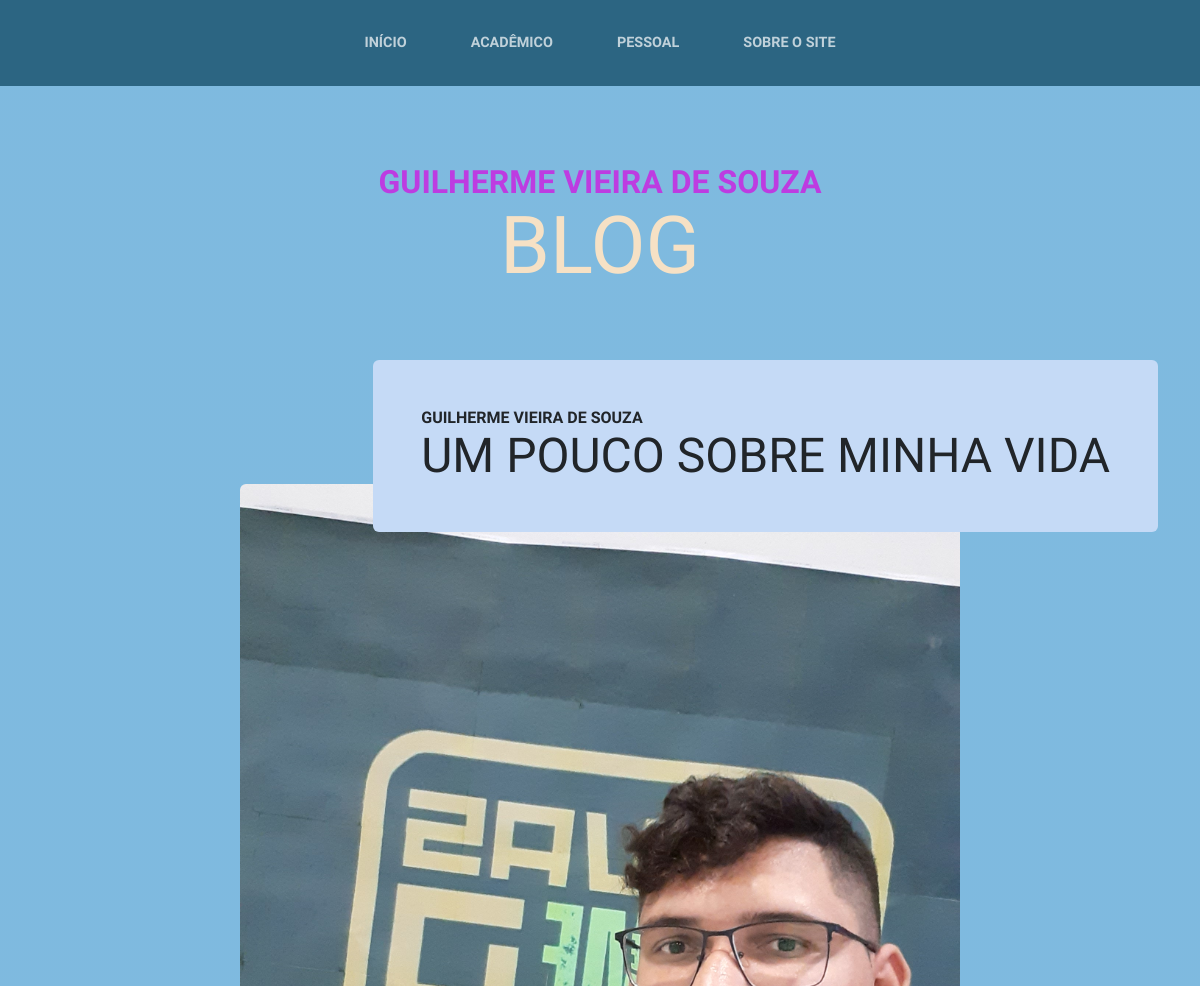
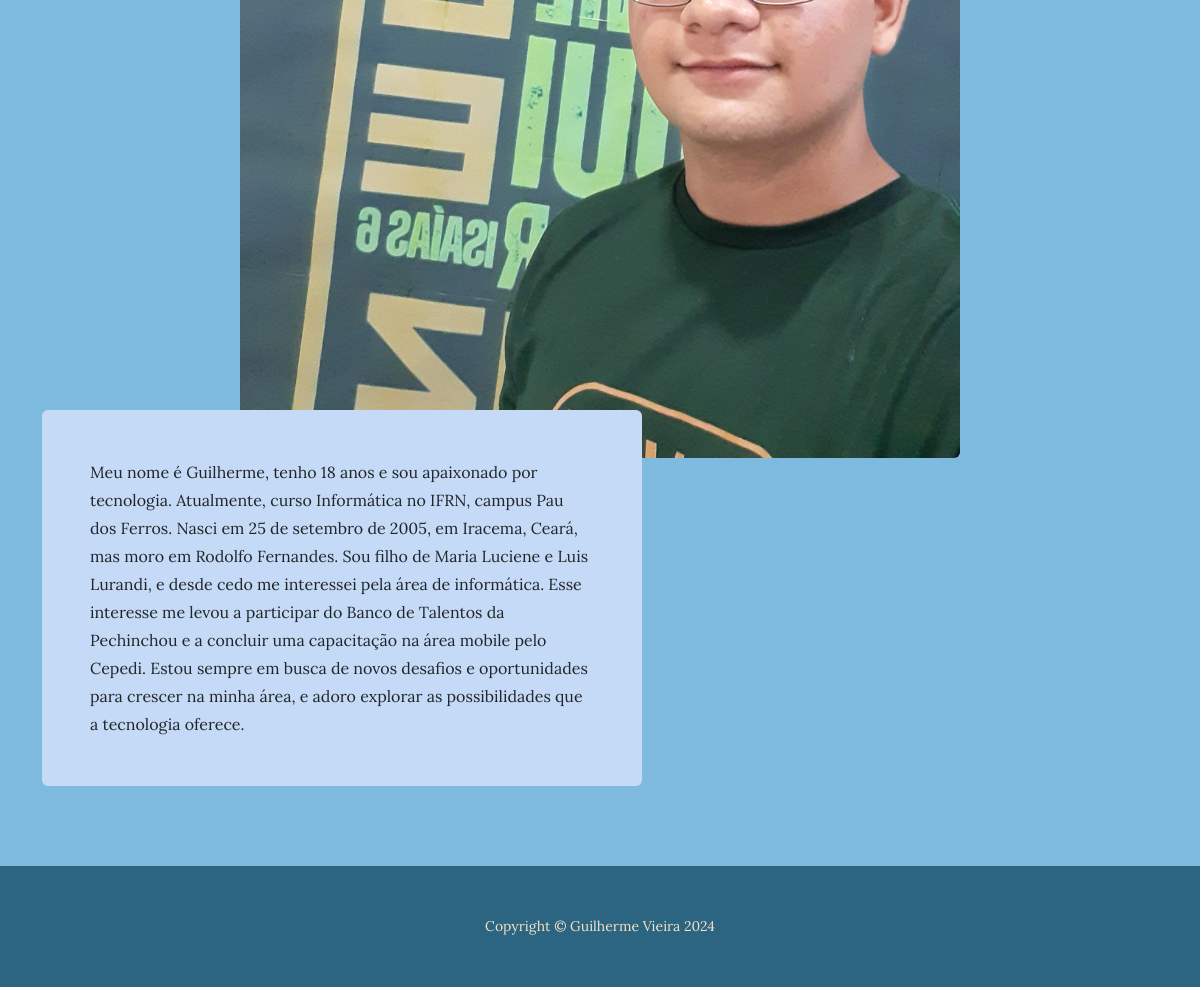
Screenshot of /pessoal/ with the database file from the repository (2 pictures, top to bottom).
### blogProf/models.py (models this page shows, shortened)
class Pessoal(models.Model):
    titulo = models.CharField(max_length=100)
    subtitulo = models.CharField(max_length=100)
    descricao = models.TextField()
    imagemIntro = models.ImageField(upload_to='media/', blank=True)
    imagemBg = models.ImageField(upload_to='media/', blank=True)
    imagem = models.ImageField(upload_to='media/', blank=True)
    video = models.FileField(upload_to='videos/', blank=True)
    portfolio = models.URLField(blank=True)
    email = models.EmailField(blank=True)

### blogProf/views.py (the view)
# urls.py: path('pessoal/', views.pessoal, name='pessoal'),
def pessoal(request):
    publicacao = Pessoal.objects.all()
    contexto = {
        'posts': publicacao,
    }
    return render(request, 'blogProf/pessoal.html', contexto)

### blogProf/templates/blogProf/pessoal.html
{% extends 'base.html' %}
{% load static %}
{% block content %}
    {% for post in posts %}
    <section class="page-section">
        <div class="container">
            <div class="product-item">
                <div class="product-item-title d-flex">
                    <div class="bg-faded p-5 d-flex ms-auto rounded">
                        <h2 class="section-heading mb-0">
                            <span class="section-heading-upper">{{ post.titulo }}</span>
                            <span class="section-heading-lower">{{ post.subtitulo }}</span>
                        </h2>
                    </div>
                </div>
                <div style="text-align: center;" class="product-item-img mx-auto d-flex rounded img-fluid mb-3 mb-lg-0">
                    {% if post.imagem %}
                    <img src="{{ post.imagem.url }}" alt="{{ post.titulo }}" class="img-fluid rounded" style="display: block; margin: 0 auto;">
                    {% endif %}
                </div>
                <div class="product-item-description d-flex me-auto">
                    <div class="bg-faded p-5 rounded">
                        <p class="mb-0">{{ post.descricao }}</p>
                    </div>
                </div>
            </div>
        </div>
    </section>
    {% endfor %}
{% endblock %}

### templates/base.html (shortened to what this page needs)
{% load static %}
<!DOCTYPE html>
<html lang="en">
<head>
    <link href="{% static 'css/base.css' %}" rel="stylesheet" />
</head>
<body style="background-image: linear-gradient(rgba(58, 149, 206,0.65), rgba(58, 149, 206,0.65)), url({{pessoal.imagemBg.url}});">
    <nav class="navbar navbar-expand-lg navbar-dark py-lg-4" id="mainNav">
        <div class="container">
            <div class="collapse navbar-collapse" id="navbarSupportedContent">
                <ul class="navbar-nav mx-auto">
                    <li class="nav-item px-lg-4"><a class="nav-link text-uppercase" href="{% url 'index' %}">Início</a>
                    </li>
                    <li class="nav-item px-lg-4"><a class="nav-link text-uppercase"
                            href="{% url 'academico' %}">Acadêmico</a></li>
                    <li class="nav-item px-lg-4"><a class="nav-link text-uppercase"
                            href="{% url 'pessoal' %}">Pessoal</a></li>
                    <li class="nav-item px-lg-4"><a class="nav-link text-uppercase" href="{% url 'sobre' %}">Sobre o site</a>
                    </li>
                </ul>
            </div>
        </div>
    </nav>
    <header>
        <h1 class="site-heading text-center text-faded">
            <span class="site-heading-upper text-primary mb-3">Guilherme Vieira de Souza</span>
            <span class="site-heading-lower">Blog</span>
        </h1>
    </header>
    <section class="page-section clearfix">
        {% block content %}
        {% endblock %}
    </section>
    <footer class="footer text-faded text-center py-5">
        <div class="container">
            <p class="m-0 small">Copyright &copy; Guilherme Vieira 2024</p>
        </div>
    </footer>
</body>
</html>

### rows the page displays
Pessoal: titulo "GUILHERME VIEIRA DE SOUZA", subtitulo "UM POUCO SOBRE MINHA VIDA", imagem (picture), descricao "Meu nome é Guilherme, tenho 18 anos e sou apaixonado por tecnologia. Atualmente, curso Informática no IFRN, campus Pau dos Ferros. Nasci em 25 de setembro de 2005, em Iracema, Ceará, mas moro em Rodolfo Fernandes. Sou filho de Maria Luciene e Luis Lurandi, e desde cedo me interessei pela área de informática. Esse interesse me levou a participar do Banco de Talentos da Pechinchou e a concluir uma capacitação na área mobile pelo Cepedi. Estou sempre em busca de novos desafios e oportunidades para crescer na minha área, e adoro explorar as possibilidades que a tecnologia oferece."
